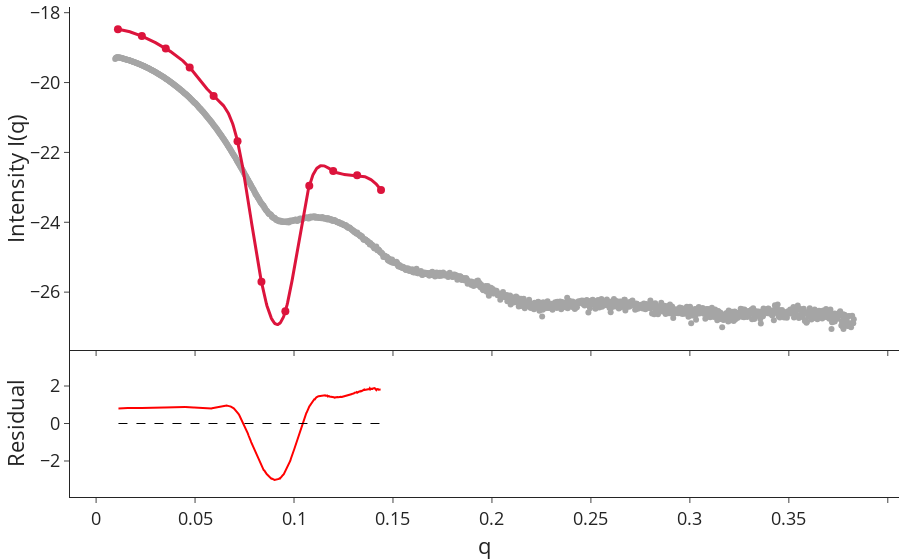

The code cell stored with this chart in its notebook:
### Code cell
fig = CDT.SAXS_fit_plotter('newFitData/shock_protein_12/Saxs.dat', 'newFitData/shock_protein_12/without_dimer_constr_cor/mol1origScatter.dat',full_q=True)
fig.update_layout(height=800)

### Figure 1 — Plotly figure (JSON) as saved in the notebook; plotly's stock layout.template omitted (floating-point values rounded to 4 significant figures; data arrays with more than 128 entries replaced by an {"elided": "..."} marker saying what was removed)
{"data": [{"line": {"color": "grey"}, "mode": "markers", "name": "Data", "opacity": 0.7, "showlegend": false, "type": "scatter", "x": {"elided": "1359 float values"}, "xaxis": "x", "y": {"elided": "1359 float values"}, "yaxis": "y"}, {"marker": {"color": "crimson", "size": 8}, "mode": "markers", "name": "Fit", "showlegend": false, "type": "scatter", "x": [0.01104, 0.02312, 0.03521, 0.04729, 0.05937, 0.07146, 0.08354, 0.09563, 0.1077, 0.1198, 0.1319, 0.144], "xaxis": "x", "y": [-18.47, -18.67, -19.03, -19.57, -20.38, -21.68, -25.71, -26.55, -22.96, -22.53, -22.65, -23.08], "yaxis": "y"}, {"line": {"color": "crimson", "width": 3}, "mode": "lines", "name": "Fit", "showlegend": false, "type": "scatter", "x": {"elided": "483 float values"}, "xaxis": "x", "y": {"elided": "483 float values"}, "yaxis": "y"}, {"line": {"color": "red"}, "mode": "lines", "name": "Residual", "showlegend": false, "type": "scatter", "x": {"elided": "483 float values"}, "xaxis": "x2", "y": {"elided": "483 float values"}, "yaxis": "y2"}, {"line": {"color": "black", "dash": "dash", "width": 1}, "mode": "lines", "showlegend": false, "type": "scatter", "x": {"elided": "483 float values"}, "xaxis": "x2", "y": {"elided": "483 int values"}, "yaxis": "y2"}], "layout": {"autosize": true, "font": {"size": 18}, "margin": {"b": 0, "l": 0, "r": 0, "t": 0}, "xaxis": {"anchor": "y", "autorange": true, "domain": [0, 1], "matches": "x2", "range": [-0.01276, 0.4052], "showticklabels": false, "type": "linear"}, "xaxis2": {"anchor": "y2", "autorange": true, "domain": [0, 1], "range": [-0.01276, 0.4052], "title": {"text": "q"}, "type": "linear"}, "yaxis": {"anchor": "x", "autorange": true, "domain": [0.3, 1], "range": [-27.62, -17.89], "title": {"text": "Intensity I(q)"}, "type": "linear"}, "yaxis2": {"anchor": "x2", "domain": [0, 0.3], "range": [-3.921, 3.921], "title": {"text": "Residual"}, "type": "linear"}}}
